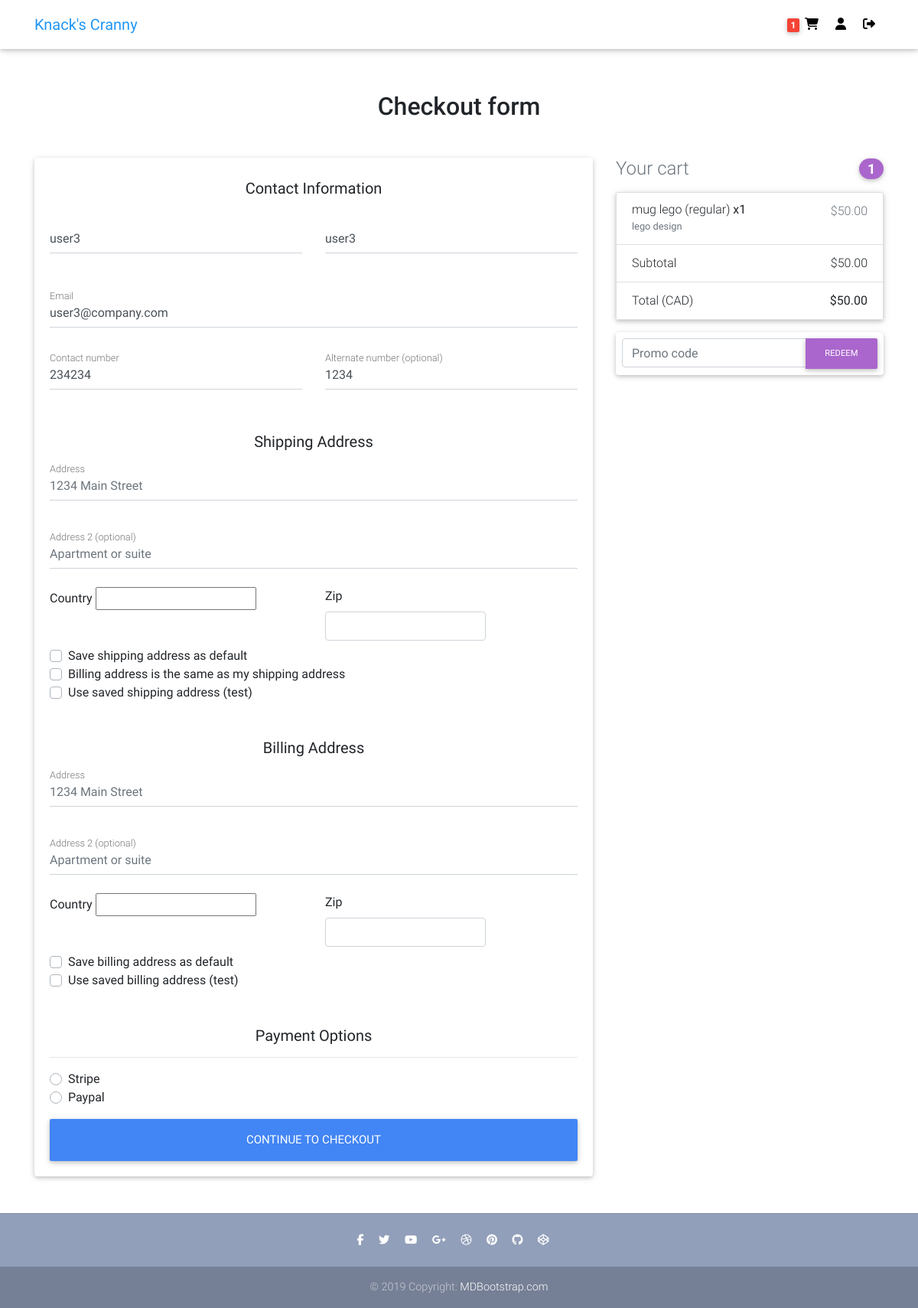
/checkout/ (signed in), run on an earlier commit of the app's database.
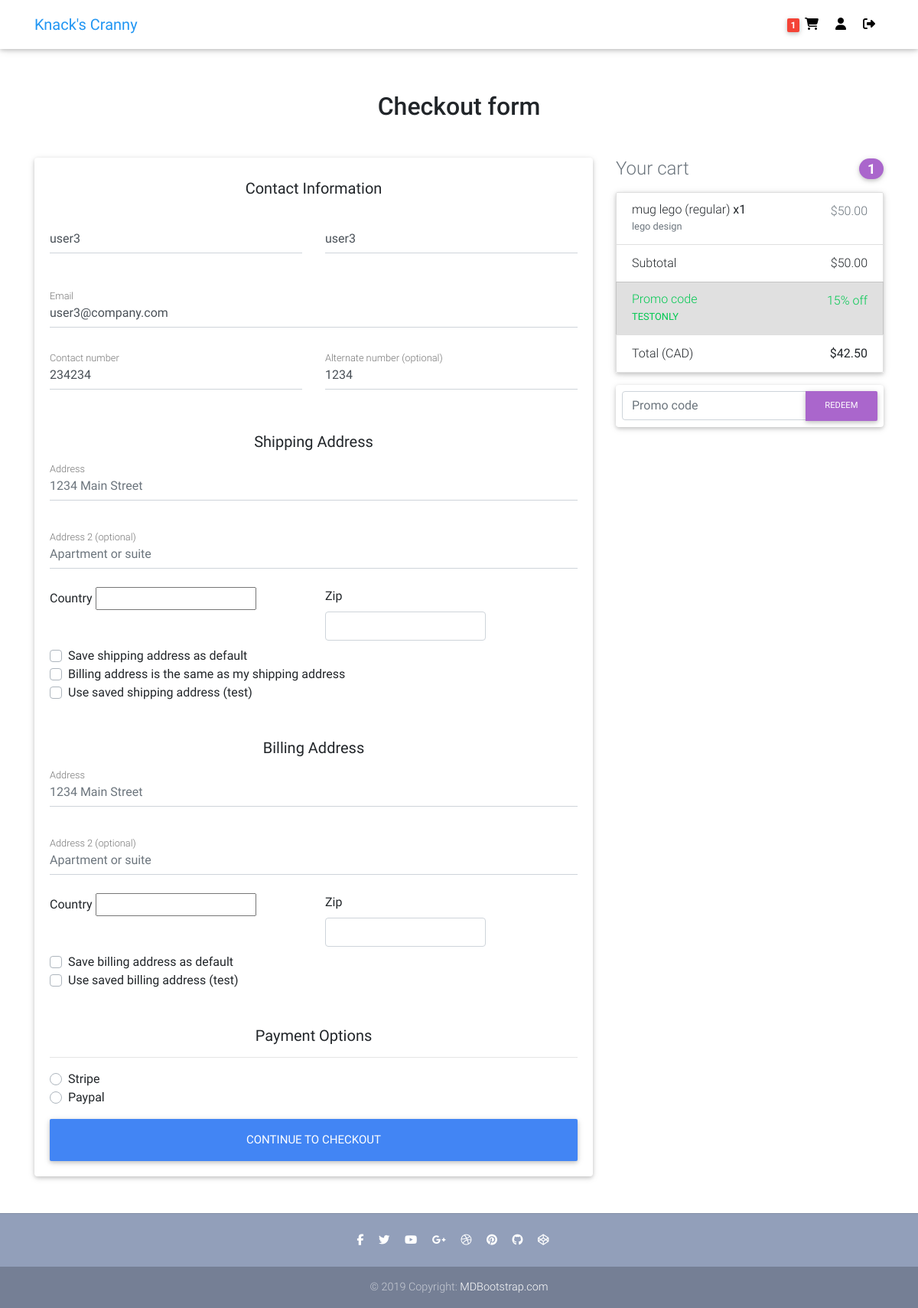
And on a later commit of the database.
### ecommerce/models.py (models this page shows, shortened)
class Order(models.Model):
    customer = models.ForeignKey(Customer, on_delete=models.SET_NULL, blank=True, null=True)
    reference_code = models.CharField(max_length=20, blank=True, null=True)
    shipping_address = models.ForeignKey(Address, related_name='shipping_address', on_delete=models.SET_NULL, blank=True, null=True)
    billing_address = models.ForeignKey(Address, related_name='billing_address', on_delete=models.SET_NULL, blank=True, null=True)
    payment = models.ForeignKey(Payment, on_delete=models.SET_NULL, blank=True, null=True)
    coupon = models.ForeignKey(Coupon, on_delete=models.SET_NULL, blank=True, null=True)
    date_added = models.DateTimeField(default=timezone.now)
    is_ordered = models.BooleanField(default=False)
    ordered_date = models.DateTimeField(blank=True, null=True)
    date_updated = models.DateTimeField(default=timezone.now)
    @property
    def get_cart_subtotal(self):
        order_items = self.orderitem_set.all()
        total = sum([item.get_total for item in order_items])
        return total
    @property
    def get_cart_total(self):
        order_items = self.orderitem_set.all()
        total = sum([item.get_total for item in order_items])
        if self.coupon:
            if self.coupon.fixed_amount:
                total -= self.coupon.fixed_amount
            elif self.coupon.percent_value:
                total = round(total - (total * (self.coupon.percent_value / 100)),2)
        return total
    @property
    def get_cart_items(self):
        order_items = self.orderitem_set.all()
        total = sum([item.quantity for item in order_items])
        return total
    @property
    def get_discount(self):
        if self.coupon.fixed_amount:
            return '-$'+str(self.coupon.fixed_amount)
        elif self.coupon.percent_value:
            return str(round(self.coupon.percent_value,0))+'% off'

class OrderItem(models.Model):
    item = models.ForeignKey(Variation, on_delete=models.SET_NULL, blank=True, null=True)
    order = models.ForeignKey(Order, on_delete=models.SET_NULL, blank=True, null=True)
    ordered_item_price = models.DecimalField(max_digits=6, decimal_places=2, null=True, blank=True)
    quantity = models.IntegerField(default=0, blank=True, null=True)
    date_added = models.DateTimeField(default=timezone.now)
    @property
    def get_total(self):
        total = self.item.price * self.quantity
        return total

### items/models.py (models this page shows, shortened)
class Variation(models.Model):
    item = models.ForeignKey(Item, on_delete=models.CASCADE)
    name = models.CharField(max_length=100, default='regular')
    alias = models.CharField(max_length=150, blank=True, unique=True)
    price = models.DecimalField(max_digits=6, decimal_places=2, null=True, blank=True)
    price_discount = models.DecimalField(max_digits=6, decimal_places=2, null=True, blank=True)
    description = models.TextField(null=True, blank=True)
    inventory = models.PositiveIntegerField(default=0, blank=True)
    active = models.BooleanField(default=True)
    date_added = models.DateTimeField(default=timezone.now)
    date_updated = models.DateTimeField(default=timezone.now)

### users/models.py (models this page shows, shortened)
class Customer(models.Model):
    user = models.OneToOneField(User, on_delete=models.SET_NULL, blank=True, null=True)
    session_id = models.CharField(max_length=32, blank=True, null=True)
    first_name = models.CharField(max_length=50, blank=True, null=True)
    last_name = models.CharField(max_length=50, blank=True, null=True)
    email = models.EmailField(max_length=100, blank=True, null=True)
    contact1 = models.CharField(max_length=30, blank=True, null=True)
    contact2 = models.CharField(max_length=30, blank=True, null=True)
    date_added = models.DateTimeField(default=timezone.now)
    date_updated = models.DateTimeField(default=timezone.now)
    image = models.ImageField(default=f'default_profile.png', upload_to='profile_pics')

### payment/models.py (models this page shows, shortened)
class Coupon(models.Model):
    code = models.CharField(max_length=20)
    fixed_amount = models.DecimalField(max_digits=4, decimal_places=2, blank=True, null=True)
    percent_value = models.DecimalField(max_digits=4, decimal_places=2, blank=True, null=True)
    date_added = models.DateTimeField(default=timezone.now)
    date_updated = models.DateTimeField(default=timezone.now)
    date_expiration = models.DateTimeField(blank=True, null=True)

### ecommerce/views.py (the view, shortened to what this page needs)
# urls.py: path('checkout/', views.checkout, name='checkout'),
def checkout(request):
    customer = query_customer(request)
    order = Order.objects.filter(customer=customer, is_ordered=False).first()
    print('CUSTOMER ID:', customer.id)
    shipping_address = Address.objects.filter(customer=customer, address_type='S', default=True)
    billing_address = Address.objects.filter(customer=customer, address_type='B', default=True)
    if request.method == 'GET':
        form = CheckoutForm()
        coupon_form = CouponForm()
        items = order.orderitem_set.all()
        if items:
            context = {
                'items': items,
                'order': order,
                'form': form,
                'coupon_form': coupon_form,
                'display_coupon_form': True
            }
            if shipping_address.exists():
                print('SHIPPING ADDRESS EXISTS')
                context['shipping_address'] = shipping_address.first()
            else:
                print('SHIPPING ADDRESS DOES NOT EXISTS')
            if billing_address.exists():
                context['billing_address'] = billing_address.first()
            return render(request, 'ecommerce/checkout.html', context)
        else:
            messages.warning(request, f'You do not have an active order')
            return redirect('ecommerce:cart')

### payment/forms.py
class CouponForm(forms.Form):
    code = forms.CharField(required=False, max_length=20, widget=forms.TextInput(
        attrs={
            'class': 'form-control',
            'placeholder': 'Promo code'
        }))

### ecommerce/templatetags/cart_items_count.py (called while the page is built)
@register.filter
def cart_items_count(request):
    customer = query_customer(request)
    order = Order.objects.filter(customer=customer, is_ordered=False)
    if order.exists():
        return order.first().get_cart_items
    return None

### ecommerce/views.py (called while the page is built)
def query_customer(request):
    if request.user.is_authenticated:
        return Customer.objects.filter(user=request.user).first()
    else:
        return get_session(request)

### ecommerce/templates/ecommerce/checkout.html (shortened to what the changed rows need)
{% extends "ecommerce/base.html" %}
{% block content %}
<main class="mt-5 pt-4">
  <div class="container wow fadeIn">
    <h2 class="my-5 h2 text-center">Checkout form</h2>
    <div class="row">
      <div class="col-md-8 mb-4">
        <div class="card">
          <form class="card-body" method="POST">
            <div class="row mb-4">
              <div class="col-md-6 mb-2">
                <div class="md-form ">
                  <input type="text" id="contact1" class="form-control" name="contact1" value="{{ order.customer.contact1 }}">
                  <label for="contact1" class="">Contact number</label>
                </div>
              </div>
              <div class="col-md-6 mb-2">
                <div class="md-form ">
                  <input type="text" id="contact2" class="form-control" name="contact2" value="{{ order.customer.contact2 }}">
                  <label for="contact2" class="">Alternate number (optional)</label>
                </div>
              </div>
            </div>
          </form>
        </div>
      </div>
      <div class="col-md-4 mb-4">
        {% include "payment/summary.html" %}
      </div>
    </div>
  </div>
</main>
{% endblock content %}

### payment/templates/payment/summary.html (shortened to what this page needs)
<h4 class="d-flex justify-content-between align-items-center mb-3">
    <span class="text-muted">Your cart</span>
    <span class="badge badge-secondary badge-pill">{{ order.get_cart_items }}</span>
  </h4>
  <ul class="list-group mb-3 z-depth-1">
    {% for item in items %}
    <li class="list-group-item d-flex justify-content-between lh-condensed">
      <div>
        <h6 class="my-0">{{ item.item.item.name|truncatechars:20 }} ({{ item.item.name }})
          <strong>x{{ item.quantity }}</strong></h6>
        <small class="text-muted">{{ item.item.description|truncatechars:35  }}</small>
      </div>
      <span class="text-muted">${{ item.item.price }}</span>
    </li>
    {% endfor %}
    <li class="list-group-item d-flex justify-content-between">
      <span>Subtotal</span>
      ${{ order.get_cart_subtotal }}
    </li>
    {% if order.coupon %}
    <li class="list-group-item d-flex justify-content-between bg-light">
      <div class="text-success">
        <h6 class="my-0">Promo code</h6>
        <small>{{ order.coupon.code }}</small>
      </div>
      <span class="text-success">{{ order.get_discount }}</span>
    </li>
    {% endif %}
    <li class="list-group-item d-flex justify-content-between">
      <span>Total (CAD)</span>
      <strong>${{ order.get_cart_total }}</strong>
    </li>
  </ul>
  {% if display_coupon_form %}
  <form class="card p-2" action="{% url 'payment:add-coupon' %}" method="POST">
    <div class="input-group">
        {{ coupon_form.code }}
      <div class="input-group-append">
        <button class="btn btn-secondary btn-md waves-effect m-0" type="submit">Redeem</button>
      </div>
    </div>
  </form>
  {% endif %}

What changed in the data, as far as the page shows it:
changed Order: coupon_id empty → 1 (drawn); coupon.code (not shown) → "TESTONLY"; get_discount (not shown) → "15% off"; get_cart_total "50.00" → "42.50"
Also different on the page:
text now shown: "Promo code"
